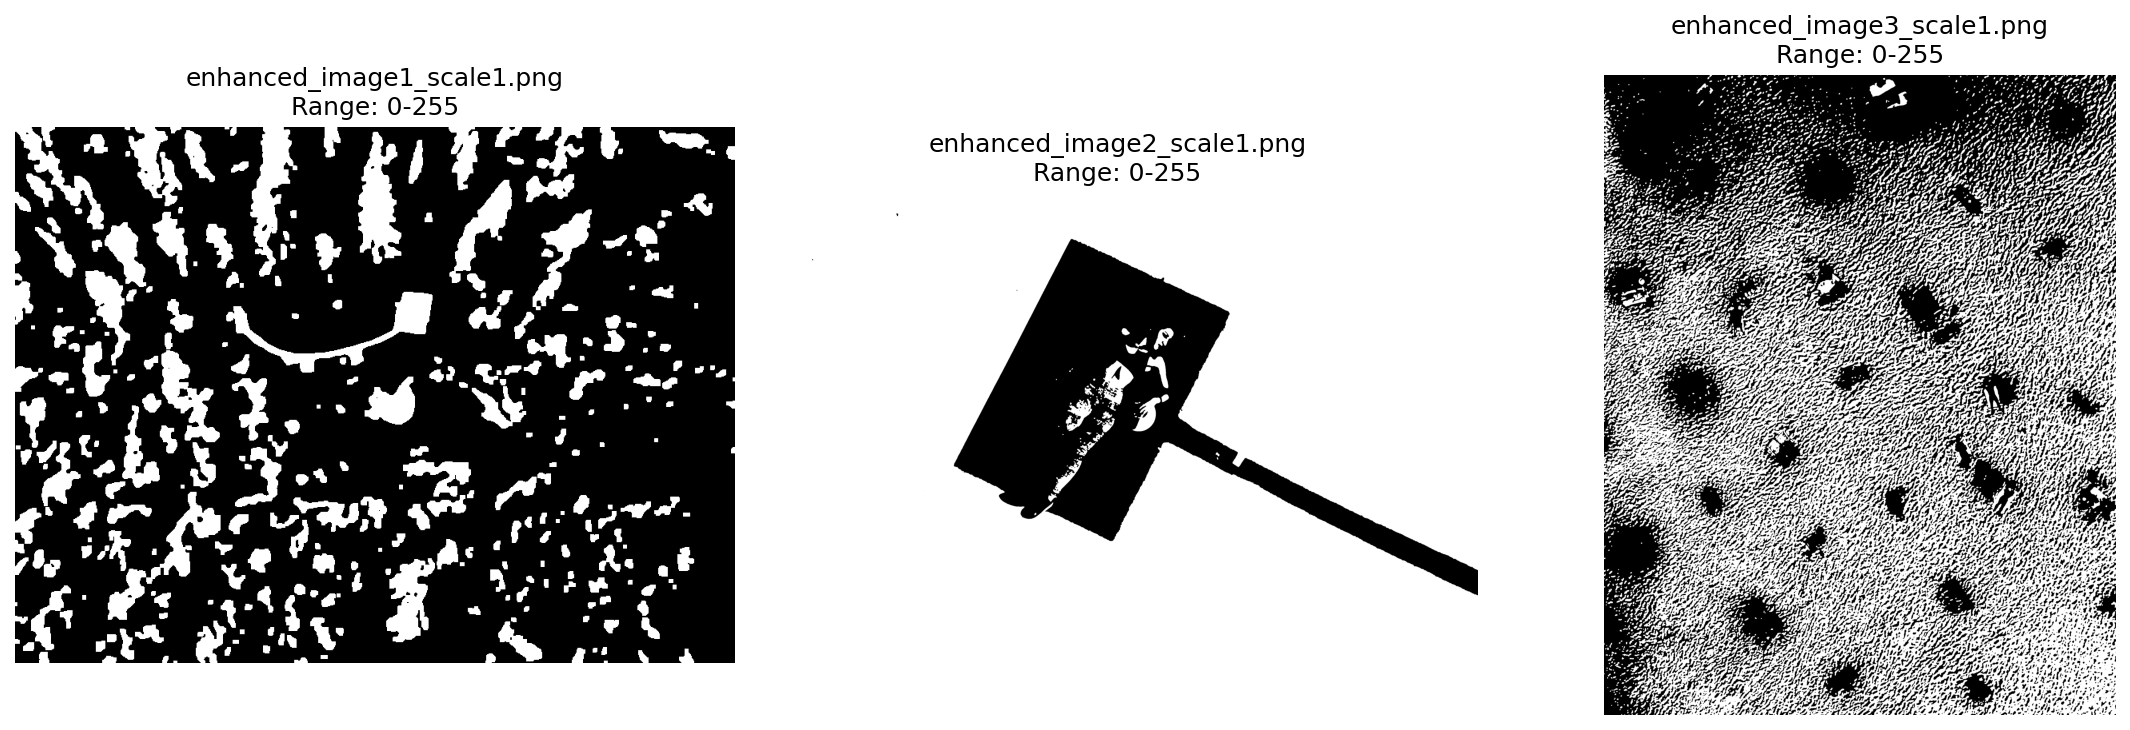

Source code (Python):
#!/usr/bin/env python3
"""
Debug script to check what's wrong with adaptive images
"""

import os
from pathlib import Path
from PIL import Image
import numpy as np
import matplotlib.pyplot as plt

def debug_adaptive_folder():
    """Check what's in the adaptive folder and why YOLO isn't detecting anything"""
    
    adaptive_path = "results/adaptive"
    
    print("🔍 DEBUGGING ADAPTIVE FOLDER")
    print("=" * 50)
    
    if not os.path.exists(adaptive_path):
        print("❌ Adaptive folder doesn't exist!")
        return
    
    # List all files
    all_files = list(Path(adaptive_path).glob("*"))
    print(f"📁 Total files in adaptive folder: {len(all_files)}")
    
    for file in all_files[:10]:  # Show first 10
        print(f"  - {file.name} ({file.stat().st_size / 1024:.1f} KB)")
    
    # Check specific patterns YOLO looks for
    enhanced_scale1_files = list(Path(adaptive_path).glob("enhanced_*_scale1.png"))
    enhanced_any_files = list(Path(adaptive_path).glob("enhanced_*.png"))
    
    print(f"\n🎯 YOLO FILE PATTERN ANALYSIS:")
    print(f"enhanced_*_scale1.png files: {len(enhanced_scale1_files)}")
    print(f"enhanced_*.png files (any): {len(enhanced_any_files)}")
    
    if enhanced_scale1_files:
        print("\n✅ Main scale files found:")
        for file in enhanced_scale1_files:
            print(f"  - {file.name}")
    
    # Analyze first few images
    files_to_check = enhanced_scale1_files if enhanced_scale1_files else enhanced_any_files[:3]
    
    if not files_to_check:
        print("❌ No enhanced files found for analysis!")
        return
    
    print(f"\n🖼️ IMAGE CONTENT ANALYSIS:")
    
    fig, axes = plt.subplots(1, min(3, len(files_to_check)), figsize=(15, 5))
    if len(files_to_check) == 1:
        axes = [axes]
    
    for idx, img_file in enumerate(files_to_check[:3]):
        try:
            print(f"\n📸 {img_file.name}:")
            
            # Load and analyze image
            img = Image.open(img_file)
            img_array = np.array(img)
            
            print(f"  Size: {img.size}")
            print(f"  Mode: {img.mode}")
            print(f"  Array shape: {img_array.shape}")
            print(f"  Pixel range: {img_array.min()} - {img_array.max()}")
            print(f"  Mean intensity: {img_array.mean():.2f}")
            print(f"  Std deviation: {img_array.std():.2f}")
            
            # Check for common issues
            if img_array.max() == img_array.min():
                print("  ⚠️ WARNING: All pixels have same value (flat image)")
            elif img_array.max() == 0:
                print("  ⚠️ WARNING: All black image")
            elif img_array.min() == 255:
                print("  ⚠️ WARNING: All white image")
            elif img_array.std() < 1:
                print("  ⚠️ WARNING: Very low variation (nearly flat)")
            else:
                print("  ✅ Image appears to have content")
            
            # Display image
            if idx < 3:
                axes[idx].imshow(img_array, cmap='gray' if len(img_array.shape) == 2 else None)
                axes[idx].set_title(f'{img_file.name}\nRange: {img_array.min()}-{img_array.max()}')
                axes[idx].axis('off')
                
        except Exception as e:
            print(f"  ❌ Error loading {img_file.name}: {e}")
            if idx < 3:
                axes[idx].text(0.5, 0.5, f'ERROR\n{str(e)[:30]}...', 
                              ha='center', va='center', transform=axes[idx].transAxes)
                axes[idx].set_title(f'{img_file.name} - ERROR')
    
    plt.tight_layout()
    plt.savefig('debug_adaptive_images.png', dpi=150, bbox_inches='tight')
    plt.show()
    
    print(f"\n💾 Visual analysis saved as 'debug_adaptive_images.png'")

def test_yolo_on_adaptive():
    """Test YOLO directly on adaptive images to see what happens"""
    from ultralytics import YOLO
    
    print(f"\n🤖 TESTING YOLO ON ADAPTIVE IMAGES:")
    print("=" * 50)
    
    model = YOLO('yolov8n.pt')
    adaptive_path = Path("results/adaptive")
    
    # Get the files YOLO should be looking for
    image_files = list(adaptive_path.glob("enhanced_*_scale1.png"))
    if not image_files:
        image_files = list(adaptive_path.glob("enhanced_*.png"))
    
    if not image_files:
        print("❌ No enhanced files found for YOLO testing!")
        return
    
    print(f"📸 Testing YOLO on {len(image_files)} files:")
    
    for img_file in image_files[:3]:  # Test first 3
        try:
            print(f"\n🔍 Testing: {img_file.name}")
            
            # Run YOLO on single image
            results = model([str(img_file)], verbose=False)
            result = results[0]
            
            if result.boxes is not None and len(result.boxes) > 0:
                detections = len(result.boxes)
                confidence = result.boxes.conf.mean().item()
                print(f"  ✅ YOLO found {detections} objects, avg confidence: {confidence:.3f}")
            else:
                print(f"  ❌ YOLO found 0 objects")
                
                # Additional debugging
                img = Image.open(img_file)
                img_array = np.array(img)
                print(f"  Image stats: size={img.size}, range={img_array.min()}-{img_array.max()}")
                
        except Exception as e:
            print(f"  ❌ YOLO failed on {img_file.name}: {e}")

if __name__ == "__main__":
    debug_adaptive_folder()
    test_yolo_on_adaptive()